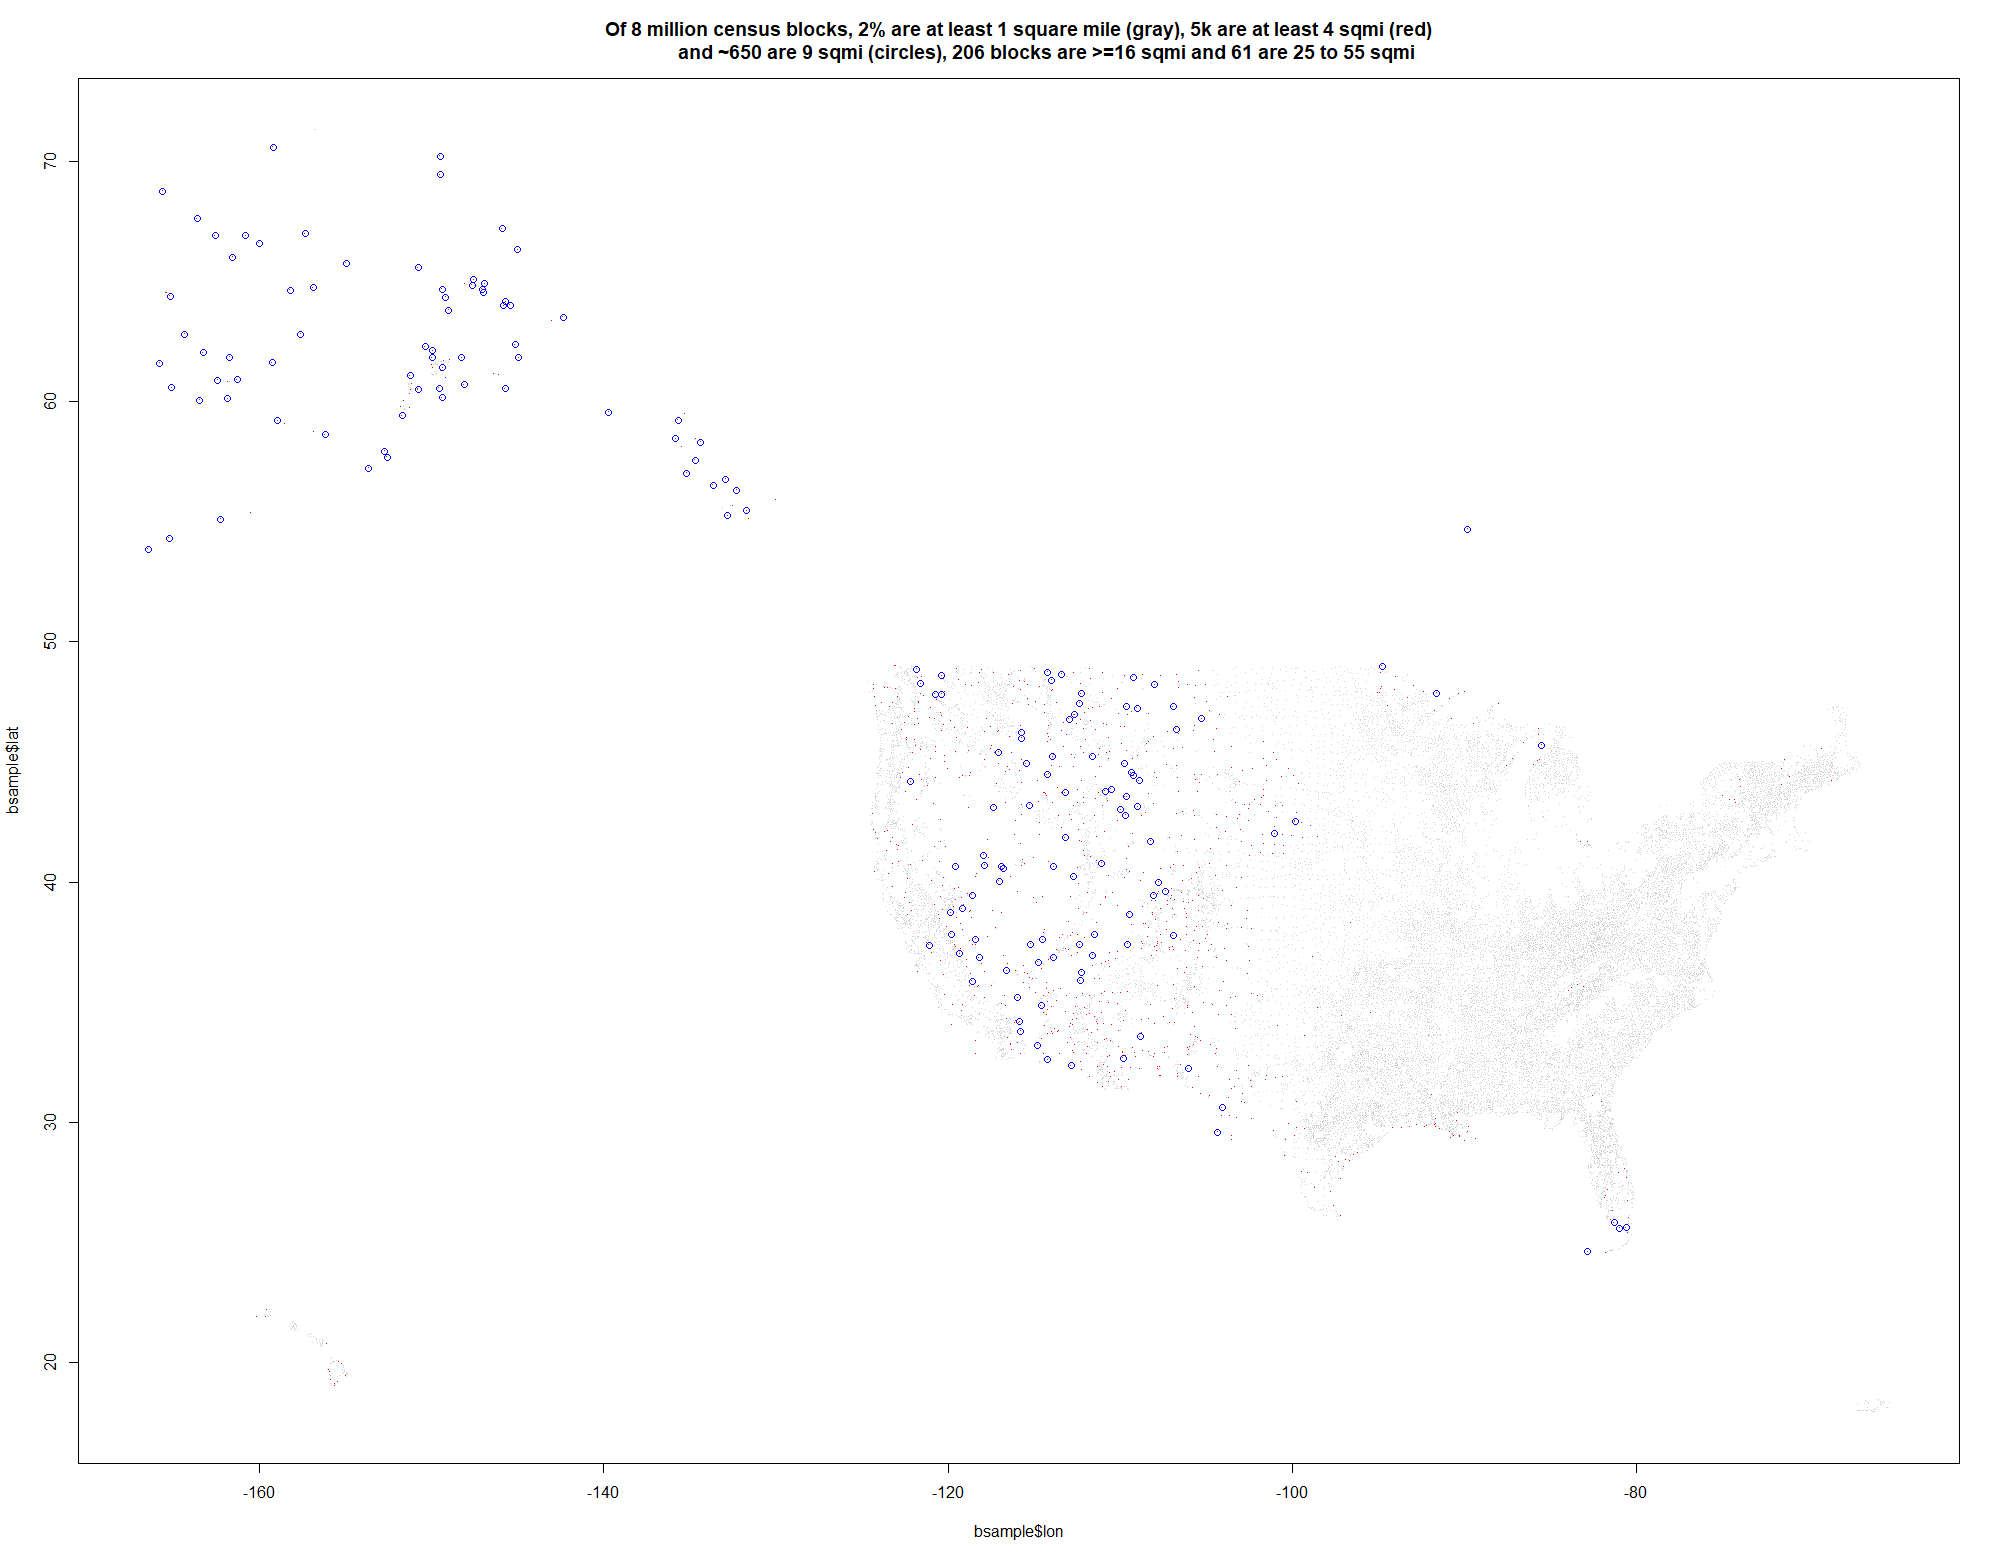

Recreate this plot in R.
junk <- data.table::copy(blockwts)
junk <- bgpts[junk, .(blockid, bgid, blockwt, block_radius_miles_round_temp)]

bsample <- junk[ sample(1:nrow(junk), 20000), ]
bsample <- bgpts[bsample, , on = "bgid"]

bsqmi <- junk[block_radius_miles >= 1, ]
bsqmi <- bgpts[bsqmi, , on = "bgid"]

bigonly <- junk[block_radius_miles >= 4, ]
bigonly <- bgpts[bigonly, , on = "bgid"]

biggestonly <- junk[block_radius_miles >= 9, ]     
biggestonly <- bgpts[biggestonly, , on = "bgid"]


plot(      bsample$lon, bsample$lat,     col = 'white', pch = '.', 
           main = "Of 8 million census blocks, 2% are at least 1 square mile (gray), 5k are at least 4 sqmi (red)
           and ~650 are 9 sqmi (circles), 206 blocks are >=16 sqmi and 61 are 25 to 55 sqmi")
points(      bsqmi$lon, bsqmi$lat,       col = 'lightgray'  , pch = '.')
points(    bigonly$lon, bigonly$lat,     col = 'red'  , pch = '.')
points(biggestonly$lon, biggestonly$lat, col = 'blue')


############################# # 
# but how often is some EPA-regulated facility in such a huge block?
# pick random sample of FRS sites with latlon info:

library(EJAM)
library(data.table)
pts <- testpoints_n(5000, weighting = 'frs')
setDT(pts)
pts[ , PGM_SYS_ACRNMS := NULL]


# EJAM::state_from_latlon

x <- getblocksnearby(pts, radius = 5, avoidorphans = F)
x2 <- getblocksnearby(pts, radius = 1, avoidorphans = F)
x3 <- getblocksnearby(pts, radius = 1, avoidorphans = T)

 
setDT(pts)
pts[ , PGM_SYS_ACRNMS := NULL]
which(x$distance > 5)
# 1640826 etc

this_id <-  (x[1640826, ejam_uniq_id])
y <- x[ejam_uniq_id == this_id, ]

setorder(y, "distance")
x[, siteid := ejam_uniq_id]
y[, siteid := ejam_uniq_id]
